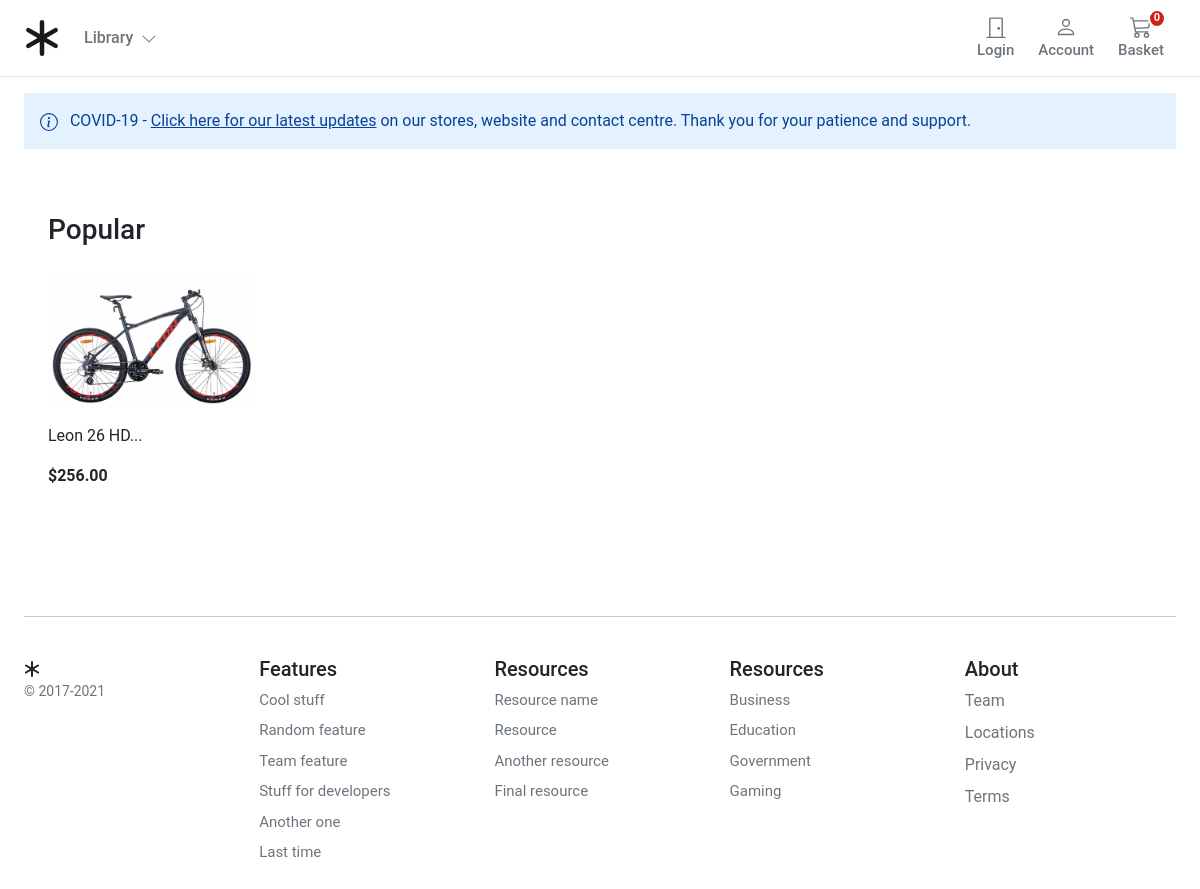
The page / on the database its author committed.
### store/models.py (models this page shows, shortened)
class Product(models.Model):
    category = models.ForeignKey(Category, related_name='product', on_delete=models.CASCADE)
    created_by = models.ForeignKey(settings.AUTH_USER_MODEL, on_delete=models.CASCADE, related_name='product_creator')
    title = models.CharField(max_length=255)
    author = models.CharField(max_length=255, default='admin')
    description = models.TextField(blank=True)
    slug = models.SlugField(max_length=255)
    price = models.DecimalField(max_digits=12, decimal_places=2)
    prod_code = models.IntegerField(max_length=8, unique=True)
    in_stock = models.BooleanField(default=True)
    is_active = models.BooleanField(default=True)
    created = models.DateTimeField(auto_now_add=True)
    updated = models.DateTimeField(auto_now=True)
    objects = models.Manager()
    products = ProductManager()
    class Meta:
        verbose_name_plural = 'Products'
        ordering = ('-created',)
    @property
    def get_uah_price(self):
          price_uah = convert_money(Money(self.price, 'USD'), 'UAH')
          return price_uah
    def get_absolute_url(self):
        return reverse('store:product_detail', args=[self.slug])

class ProductImage(models.Model):
    product = models.ForeignKey(Product, related_name='prod_img', on_delete=models.CASCADE)
    image = models.ImageField(upload_to='images/', default='images/default.png')
    def __str__(self):
        return self.image.url

### store/views.py (the view)
# urls.py: path('', views.product_all, name='product_all'),
def product_all(request):
    products = Product.products.all()
    return render(request, 'store/home.html', {'products': products})

### basket/basket.py (called while the page is built)
    def __len__(self):
        return sum(item['qty'] for item in self.basket.values())

### basket/context_processors.py (called while the page is built)
def basket(request):
    return {'basket': Basket(request)}

### store/context_processors.py (called while the page is built)
def categories(request):
    return {
        'categories': Category.objects.all()
    }

### store/models.py (called while the page is built)
    def get_queryset(self):
        return super(ProductManager, self).get_queryset().filter(is_active=True)

    def get_absolute_url(self):
        return reverse('store:category_list', args=[self.slug])

### templates/store/home.html (shortened to what this page needs)
{% extends "./base.html" %}
{% load static %}
{% load djmoney %}
{% block content %}
<main>
  <div class="container">
    <div class="alert alert-primary fw600 rounded-0 border-0 py-3" role="alert">
      COVID-19 - <u>Click here for our latest updates</u> on our stores, website and contact centre. Thank you for
      your patience and support.
    </div>
    <div class="container">
      <div class="row">
        <div class="album py-5">
          <div class="pb-3">
            <h1 class="h3">Popular</h1>
          </div>
          <div class="row row-cols-1 row-cols-sm-2 row-cols-md-5 g-3">
            {% for product in products %}
            <div class="col">
              <div class="card border-0">
                  <img class="img-fluid" alt="Responsive image" src="{{ product.prod_img.first}}">
                <div class="card-body px-0">
                  <p class="card-text">
                    <a class="text-dark text-decoration-none"
                      href="{{ product.get_absolute_url }}">{{ product.title|slice:":50" }}...</a>
                  </p>
                  <div class="fw-bold">${{product.price}}</div>
                </div>
              </div>
            </div>
            {% endfor %}
          </div>
        </div>
      </div>
    </div>
</main>
{% endblock %}

### static/core/css/base.css (style rules this page uses)
@media (min-width: 1000px) { .container { max-width: 1000px; } }
@media (max-width: 1200px) { .container { max-width: 100%; padding: 0 24px; } }
.alert-primary { background-color: #E4F1FF; }
html, body, p, div { letter-spacing: -0.02px; font-family: 'Roboto', sans-serif; }

### rows shown on the page
Product: prod_img.first (picture), title "Leon 26 HD", price "256.00"
